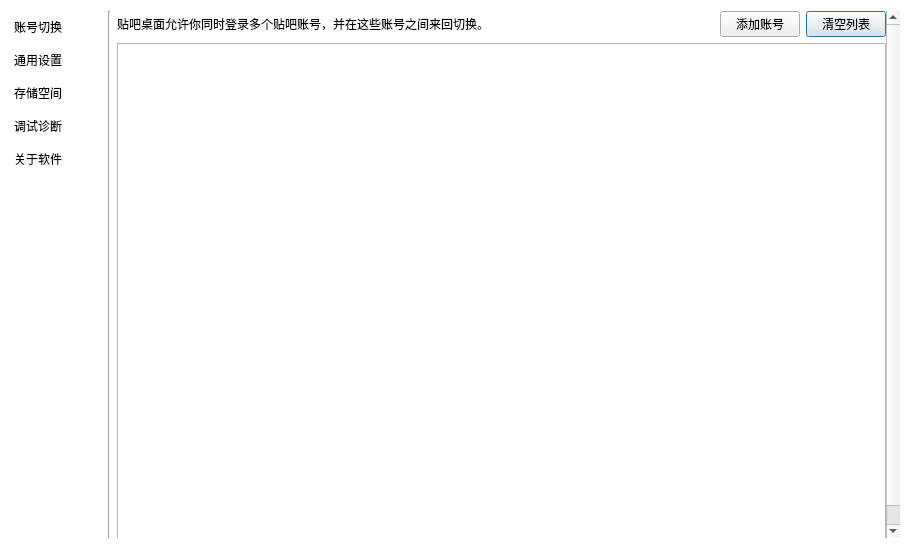
<?xml version="1.0" encoding="UTF-8"?>
<ui version="4.0">
 <class>Dialog</class>
 <widget class="QDialog" name="Dialog">
  <property name="geometry">
   <rect>
    <x>0</x>
    <y>0</y>
    <width>911</width>
    <height>549</height>
   </rect>
  </property>
  <property name="windowTitle">
   <string>设置</string>
  </property>
  <property name="styleSheet">
   <string notr="true">QWidget{font-family: &quot;微软雅黑&quot;;}
QDialog{background-color: rgb(255, 255, 255);}
</string>
  </property>
  <layout class="QGridLayout" name="gridLayout">
   <item row="0" column="0">
    <widget class="QListWidget" name="listWidget">
     <property name="maximumSize">
      <size>
       <width>91</width>
       <height>16777215</height>
      </size>
     </property>
     <property name="styleSheet">
      <string notr="true">QListWidget::item { margin-bottom: 15px; }</string>
     </property>
     <property name="frameShape">
      <enum>QFrame::NoFrame</enum>
     </property>
     <property name="currentRow">
      <number>-1</number>
     </property>
     <item>
      <property name="text">
       <string>账号切换</string>
      </property>
     </item>
     <item>
      <property name="text">
       <string>通用设置</string>
      </property>
     </item>
     <item>
      <property name="text">
       <string>存储空间</string>
      </property>
     </item>
     <item>
      <property name="text">
       <string>调试诊断</string>
      </property>
     </item>
     <item>
      <property name="text">
       <string>关于软件</string>
      </property>
     </item>
    </widget>
   </item>
   <item row="0" column="1">
    <widget class="Line" name="line">
     <property name="orientation">
      <enum>Qt::Vertical</enum>
     </property>
    </widget>
   </item>
   <item row="0" column="2">
    <widget class="QScrollArea" name="scrollArea">
     <property name="frameShape">
      <enum>QFrame::NoFrame</enum>
     </property>
     <property name="widgetResizable">
      <bool>true</bool>
     </property>
     <widget class="QWidget" name="scrollAreaWidgetContents">
      <property name="geometry">
       <rect>
        <x>0</x>
        <y>0</y>
        <width>787</width>
        <height>531</height>
       </rect>
      </property>
      <property name="styleSheet">
       <string notr="true">QWidget#scrollAreaWidgetContents{background-color: rgb(255, 255, 255);}
</string>
      </property>
      <layout class="QGridLayout" name="gridLayout_12">
       <property name="leftMargin">
        <number>0</number>
       </property>
       <property name="topMargin">
        <number>0</number>
       </property>
       <property name="rightMargin">
        <number>0</number>
       </property>
       <property name="bottomMargin">
        <number>0</number>
       </property>
       <item row="0" column="0">
        <widget class="QStackedWidget" name="stackedWidget">
         <property name="currentIndex">
          <number>0</number>
         </property>
         <widget class="QWidget" name="page">
          <layout class="QGridLayout" name="gridLayout_2" columnstretch="1,0,0,0">
           <property name="leftMargin">
            <number>0</number>
           </property>
           <property name="topMargin">
            <number>0</number>
           </property>
           <property name="rightMargin">
            <number>0</number>
           </property>
           <property name="bottomMargin">
            <number>0</number>
           </property>
           <item row="1" column="0" colspan="4">
            <widget class="QListWidget" name="listWidget_2"/>
           </item>
           <item row="0" column="3">
            <widget class="QPushButton" name="pushButton">
             <property name="text">
              <string>清空列表</string>
             </property>
            </widget>
           </item>
           <item row="0" column="0" colspan="2">
            <widget class="QLabel" name="label">
             <property name="text">
              <string>贴吧桌面允许你同时登录多个贴吧账号，并在这些账号之间来回切换。</string>
             </property>
             <property name="wordWrap">
              <bool>true</bool>
             </property>
            </widget>
           </item>
           <item row="0" column="2">
            <widget class="QPushButton" name="pushButton_2">
             <property name="text">
              <string>添加账号</string>
             </property>
            </widget>
           </item>
          </layout>
         </widget>
         <widget class="QWidget" name="page_4">
          <layout class="QGridLayout" name="gridLayout_7">
           <property name="leftMargin">
            <number>9</number>
           </property>
           <property name="topMargin">
            <number>9</number>
           </property>
           <property name="rightMargin">
            <number>9</number>
           </property>
           <property name="bottomMargin">
            <number>9</number>
           </property>
           <item row="1" column="0">
            <widget class="QGroupBox" name="">
             <property name="title">
              <string>看贴设置</string>
             </property>
             <property name="flat">
              <bool>true</bool>
             </property>
             <layout class="QGridLayout" name="gridLayout_6">
              <item row="2" column="0" colspan="2">
               <widget class="QCheckBox" name="checkBox_2">
                <property name="toolTip">
                 <string>&lt;html&gt;&lt;head/&gt;&lt;body&gt;&lt;p&gt;勾选后，在贴子详情界面和个人主页上将不会显示用户的 IP 属地信息。&lt;/p&gt;&lt;/body&gt;&lt;/html&gt;</string>
                </property>
                <property name="text">
                 <string>不显示用户的 IP 属地</string>
                </property>
               </widget>
              </item>
              <item row="5" column="0" colspan="2">
               <layout class="QHBoxLayout" name="horizontalLayout_6" stretch="0,0,0">
                <item>
                 <widget class="QLabel" name="label_14">
                  <property name="toolTip">
                   <string/>
                  </property>
                  <property name="text">
                   <string>进吧看贴默认板块：</string>
                  </property>
                 </widget>
                </item>
                <item>
                 <widget class="QComboBox" name="comboBox_2">
                  <item>
                   <property name="text">
                    <string>置顶</string>
                   </property>
                  </item>
                  <item>
                   <property name="text">
                    <string>精华</string>
                   </property>
                  </item>
                  <item>
                   <property name="text">
                    <string>最新回复</string>
                   </property>
                  </item>
                  <item>
                   <property name="text">
                    <string>最新发布</string>
                   </property>
                  </item>
                  <item>
                   <property name="text">
                    <string>热门</string>
                   </property>
                  </item>
                 </widget>
                </item>
                <item>
                 <spacer name="horizontalSpacer_5">
                  <property name="orientation">
                   <enum>Qt::Horizontal</enum>
                  </property>
                  <property name="sizeHint" stdset="0">
                   <size>
                    <width>40</width>
                    <height>20</height>
                   </size>
                  </property>
                 </spacer>
                </item>
               </layout>
              </item>
              <item row="1" column="0" colspan="2">
               <widget class="QCheckBox" name="checkBox">
                <property name="toolTip">
                 <string>&lt;html&gt;&lt;head/&gt;&lt;body&gt;&lt;p&gt;勾选后，主窗口的“推荐”板块中将不会出现视频贴子。&lt;/p&gt;&lt;/body&gt;&lt;/html&gt;</string>
                </property>
                <property name="text">
                 <string>首页不推荐视频贴</string>
                </property>
               </widget>
              </item>
              <item row="4" column="0" colspan="2">
               <layout class="QHBoxLayout" name="horizontalLayout_5" stretch="0,0,0,0,0">
                <item>
                 <widget class="QLabel" name="label_13">
                  <property name="toolTip">
                   <string/>
                  </property>
                  <property name="text">
                   <string>看贴回复默认排序：</string>
                  </property>
                 </widget>
                </item>
                <item>
                 <widget class="QComboBox" name="comboBox">
                  <item>
                   <property name="text">
                    <string>正序</string>
                   </property>
                  </item>
                  <item>
                   <property name="text">
                    <string>倒序</string>
                   </property>
                  </item>
                  <item>
                   <property name="text">
                    <string>热门排序</string>
                   </property>
                  </item>
                 </widget>
                </item>
                <item>
                 <spacer name="horizontalSpacer_6">
                  <property name="orientation">
                   <enum>Qt::Horizontal</enum>
                  </property>
                  <property name="sizeType">
                   <enum>QSizePolicy::Fixed</enum>
                  </property>
                  <property name="sizeHint" stdset="0">
                   <size>
                    <width>20</width>
                    <height>20</height>
                   </size>
                  </property>
                 </spacer>
                </item>
                <item>
                 <widget class="QCheckBox" name="checkBox_3">
                  <property name="text">
                   <string>默认启用只看楼主</string>
                  </property>
                 </widget>
                </item>
                <item>
                 <spacer name="horizontalSpacer_4">
                  <property name="orientation">
                   <enum>Qt::Horizontal</enum>
                  </property>
                  <property name="sizeHint" stdset="0">
                   <size>
                    <width>40</width>
                    <height>20</height>
                   </size>
                  </property>
                 </spacer>
                </item>
               </layout>
              </item>
              <item row="3" column="0" colspan="2">
               <layout class="QHBoxLayout" name="horizontalLayout_2" stretch="0,0,1">
                <item>
                 <widget class="QLabel" name="label_10">
                  <property name="toolTip">
                   <string>&lt;html&gt;&lt;head/&gt;&lt;body&gt;&lt;p&gt;选择看贴时文字内容中贴吧表情的大小。&lt;/p&gt;&lt;/body&gt;&lt;/html&gt;</string>
                  </property>
                  <property name="text">
                   <string>贴吧表情大小：</string>
                  </property>
                 </widget>
                </item>
                <item>
                 <widget class="QRadioButton" name="radioButton">
                  <property name="text">
                   <string>小（与文字一样大）</string>
                  </property>
                 </widget>
                </item>
                <item>
                 <widget class="QRadioButton" name="radioButton_2">
                  <property name="text">
                   <string>大（与贴吧网页版上的一样大）</string>
                  </property>
                 </widget>
                </item>
               </layout>
              </item>
             </layout>
            </widget>
           </item>
           <item row="5" column="0">
            <spacer name="verticalSpacer_3">
             <property name="orientation">
              <enum>Qt::Vertical</enum>
             </property>
             <property name="sizeHint" stdset="0">
              <size>
               <width>478</width>
               <height>221</height>
              </size>
             </property>
            </spacer>
           </item>
           <item row="2" column="0">
            <widget class="QGroupBox" name="groupBox_4">
             <property name="title">
              <string>浏览器设置</string>
             </property>
             <property name="flat">
              <bool>true</bool>
             </property>
             <layout class="QGridLayout" name="gridLayout_3">
              <property name="leftMargin">
               <number>9</number>
              </property>
              <property name="topMargin">
               <number>9</number>
              </property>
              <property name="rightMargin">
               <number>9</number>
              </property>
              <property name="bottomMargin">
               <number>9</number>
              </property>
              <item row="0" column="0">
               <layout class="QHBoxLayout" name="horizontalLayout_7" stretch="0,0,0">
                <item>
                 <widget class="QLabel" name="label_18">
                  <property name="toolTip">
                   <string>&lt;html&gt;&lt;head/&gt;&lt;body&gt;&lt;p&gt;选择在内置浏览器内打开什么链接。&lt;/p&gt;&lt;/body&gt;&lt;/html&gt;</string>
                  </property>
                  <property name="text">
                   <string>内置浏览器使用策略：</string>
                  </property>
                 </widget>
                </item>
                <item>
                 <widget class="QComboBox" name="comboBox_3">
                  <item>
                   <property name="text">
                    <string>所有链接</string>
                   </property>
                  </item>
                  <item>
                   <property name="text">
                    <string>仅贴吧链接</string>
                   </property>
                  </item>
                  <item>
                   <property name="text">
                    <string>不使用内置浏览器</string>
                   </property>
                  </item>
                 </widget>
                </item>
                <item>
                 <spacer name="horizontalSpacer_9">
                  <property name="orientation">
                   <enum>Qt::Horizontal</enum>
                  </property>
                  <property name="sizeHint" stdset="0">
                   <size>
                    <width>40</width>
                    <height>20</height>
                   </size>
                  </property>
                 </spacer>
                </item>
               </layout>
              </item>
             </layout>
            </widget>
           </item>
           <item row="0" column="0">
            <widget class="QLabel" name="label_9">
             <property name="styleSheet">
              <string notr="true">QLabel{color: rgb(255, 0, 0);}</string>
             </property>
             <property name="text">
              <string>在调整好设置后，请点击下方的“保存设置”按钮以使设置生效。</string>
             </property>
             <property name="wordWrap">
              <bool>true</bool>
             </property>
            </widget>
           </item>
           <item row="3" column="0">
            <layout class="QHBoxLayout" name="horizontalLayout_14">
             <item>
              <spacer name="horizontalSpacer_12">
               <property name="orientation">
                <enum>Qt::Horizontal</enum>
               </property>
               <property name="sizeHint" stdset="0">
                <size>
                 <width>40</width>
                 <height>20</height>
                </size>
               </property>
              </spacer>
             </item>
             <item>
              <widget class="QPushButton" name="pushButton_5">
               <property name="text">
                <string>保存设置</string>
               </property>
              </widget>
             </item>
            </layout>
           </item>
          </layout>
         </widget>
         <widget class="QWidget" name="page_2">
          <layout class="QGridLayout" name="gridLayout_18">
           <item row="0" column="0">
            <widget class="QLabel" name="label_2">
             <property name="font">
              <font>
               <family>微软雅黑</family>
               <pointsize>15</pointsize>
              </font>
             </property>
             <property name="text">
              <string>清理本地数据</string>
             </property>
            </widget>
           </item>
           <item row="0" column="1">
            <spacer name="horizontalSpacer_2">
             <property name="orientation">
              <enum>Qt::Horizontal</enum>
             </property>
             <property name="sizeHint" stdset="0">
              <size>
               <width>640</width>
               <height>20</height>
              </size>
             </property>
            </spacer>
           </item>
           <item row="1" column="0" colspan="2">
            <layout class="QHBoxLayout" name="horizontalLayout_11" stretch="0,1">
             <item>
              <widget class="QPushButton" name="pushButton_12">
               <property name="text">
                <string>开始扫描</string>
               </property>
              </widget>
             </item>
             <item>
              <widget class="QLabel" name="label_26">
               <property name="text">
                <string>点击左侧按钮以分析本地数据存储情况</string>
               </property>
              </widget>
             </item>
            </layout>
           </item>
           <item row="2" column="0" colspan="2">
            <widget class="QGroupBox" name="groupBox_3">
             <property name="title">
              <string/>
             </property>
             <layout class="QGridLayout" name="gridLayout_17">
              <item row="1" column="0">
               <widget class="Line" name="line_2">
                <property name="orientation">
                 <enum>Qt::Horizontal</enum>
                </property>
               </widget>
              </item>
              <item row="2" column="0">
               <layout class="QHBoxLayout" name="horizontalLayout">
                <item>
                 <widget class="QLabel" name="label_3">
                  <property name="text">
                   <string>已选 0 个条目，大约可清理 0 字节 空间</string>
                  </property>
                 </widget>
                </item>
                <item>
                 <spacer name="horizontalSpacer">
                  <property name="orientation">
                   <enum>Qt::Horizontal</enum>
                  </property>
                  <property name="sizeHint" stdset="0">
                   <size>
                    <width>40</width>
                    <height>20</height>
                   </size>
                  </property>
                 </spacer>
                </item>
                <item>
                 <widget class="QPushButton" name="pushButton_4">
                  <property name="text">
                   <string>清除数据</string>
                  </property>
                 </widget>
                </item>
               </layout>
              </item>
              <item row="0" column="0">
               <layout class="QGridLayout" name="gridLayout_15" columnstretch="0,1">
                <property name="horizontalSpacing">
                 <number>9</number>
                </property>
                <item row="3" column="0">
                 <widget class="QCheckBox" name="checkBox_6">
                  <property name="text">
                   <string>当前账号的 WebView Cookies 数据</string>
                  </property>
                 </widget>
                </item>
                <item row="0" column="0">
                 <widget class="QCheckBox" name="checkBox_4">
                  <property name="text">
                   <string>图像缓存</string>
                  </property>
                 </widget>
                </item>
                <item row="2" column="0">
                 <widget class="QCheckBox" name="checkBox_7">
                  <property name="text">
                   <string>当前账号的 WebView 缓存</string>
                  </property>
                 </widget>
                </item>
                <item row="4" column="1">
                 <widget class="QLabel" name="label_31">
                  <property name="styleSheet">
                   <string notr="true">QLabel{color: rgb(100,100,100);}

</string>
                  </property>
                  <property name="text">
                   <string>在未登录情况下使用的 WebView 数据</string>
                  </property>
                 </widget>
                </item>
                <item row="2" column="1">
                 <widget class="QLabel" name="label_29">
                  <property name="styleSheet">
                   <string notr="true">QLabel{color: rgb(100,100,100);}

</string>
                  </property>
                  <property name="text">
                   <string>浏览网页时产生的缓存</string>
                  </property>
                 </widget>
                </item>
                <item row="4" column="0">
                 <widget class="QCheckBox" name="checkBox_9">
                  <property name="enabled">
                   <bool>true</bool>
                  </property>
                  <property name="text">
                   <string>游客用户的 WebView 数据</string>
                  </property>
                 </widget>
                </item>
                <item row="5" column="1">
                 <widget class="QLabel" name="label_32">
                  <property name="styleSheet">
                   <string notr="true">QLabel{color: rgb(100,100,100);}

</string>
                  </property>
                  <property name="text">
                   <string>吧 ID 到吧名称的映射表</string>
                  </property>
                 </widget>
                </item>
                <item row="0" column="1">
                 <widget class="QLabel" name="label_12">
                  <property name="styleSheet">
                   <string notr="true">QLabel{color: rgb(100,100,100);}

</string>
                  </property>
                  <property name="text">
                   <string>包括缓存到本地的贴子图片、用户头像图片等</string>
                  </property>
                 </widget>
                </item>
                <item row="6" column="1">
                 <widget class="QLabel" name="label_30">
                  <property name="styleSheet">
                   <string notr="true">QLabel{color: rgb(100,100,100);}

</string>
                  </property>
                  <property name="text">
                   <string>包含设置选项、登录信息、浏览记录等，不可删除</string>
                  </property>
                 </widget>
                </item>
                <item row="3" column="1">
                 <widget class="QLabel" name="label_28">
                  <property name="styleSheet">
                   <string notr="true">QLabel{color: rgb(100,100,100);}

</string>
                  </property>
                  <property name="text">
                   <string>在浏览器内产生的登录信息</string>
                  </property>
                 </widget>
                </item>
                <item row="1" column="1">
                 <widget class="QLabel" name="label_27">
                  <property name="styleSheet">
                   <string notr="true">QLabel{color: rgb(100,100,100);}

</string>
                  </property>
                  <property name="text">
                   <string>可用于诊断程序问题</string>
                  </property>
                 </widget>
                </item>
                <item row="1" column="0">
                 <widget class="QCheckBox" name="checkBox_5">
                  <property name="text">
                   <string>日志文件</string>
                  </property>
                 </widget>
                </item>
                <item row="5" column="0">
                 <widget class="QCheckBox" name="checkBox_10">
                  <property name="enabled">
                   <bool>true</bool>
                  </property>
                  <property name="text">
                   <string>吧信息缓存</string>
                  </property>
                 </widget>
                </item>
                <item row="6" column="0">
                 <widget class="QCheckBox" name="checkBox_8">
                  <property name="enabled">
                   <bool>false</bool>
                  </property>
                  <property name="text">
                   <string>主要配置文件</string>
                  </property>
                 </widget>
                </item>
                <item row="7" column="0">
                 <widget class="QCheckBox" name="checkBox_11">
                  <property name="enabled">
                   <bool>false</bool>
                  </property>
                  <property name="text">
                   <string>所有用户的 WebView 数据</string>
                  </property>
                 </widget>
                </item>
                <item row="7" column="1">
                 <widget class="QLabel" name="label_33">
                  <property name="styleSheet">
                   <string notr="true">QLabel{color: rgb(100,100,100);}

</string>
                  </property>
                  <property name="text">
                   <string>需切换到对应账号进行清理操作，或退出对应账号即可清理 WebView 数据</string>
                  </property>
                 </widget>
                </item>
               </layout>
              </item>
             </layout>
            </widget>
           </item>
           <item row="3" column="0" colspan="2">
            <spacer name="verticalSpacer">
             <property name="orientation">
              <enum>Qt::Vertical</enum>
             </property>
             <property name="sizeHint" stdset="0">
              <size>
               <width>20</width>
               <height>40</height>
              </size>
             </property>
            </spacer>
           </item>
          </layout>
         </widget>
         <widget class="QWidget" name="page_6">
          <layout class="QGridLayout" name="gridLayout_14">
           <item row="0" column="0">
            <widget class="QGroupBox" name="groupBox_2">
             <property name="title">
              <string>日志查看</string>
             </property>
             <property name="flat">
              <bool>true</bool>
             </property>
             <layout class="QGridLayout" name="gridLayout_13">
              <item row="0" column="0">
               <widget class="QLabel" name="label_24">
                <property name="text">
                 <string>可以在日志文件夹中查看日志文件。如需清理日志文件，请转到“存储空间”页面。</string>
                </property>
               </widget>
              </item>
              <item row="1" column="0">
               <layout class="QHBoxLayout" name="horizontalLayout_10">
                <item>
                 <widget class="QPushButton" name="pushButton_3">
                  <property name="text">
                   <string>打开日志文件夹</string>
                  </property>
                 </widget>
                </item>
                <item>
                 <spacer name="horizontalSpacer_11">
                  <property name="orientation">
                   <enum>Qt::Horizontal</enum>
                  </property>
                  <property name="sizeHint" stdset="0">
                   <size>
                    <width>40</width>
                    <height>20</height>
                   </size>
                  </property>
                 </spacer>
                </item>
               </layout>
              </item>
             </layout>
            </widget>
           </item>
           <item row="1" column="0">
            <widget class="QGroupBox" name="groupBox">
             <property name="title">
              <string>诊断信息</string>
             </property>
             <property name="flat">
              <bool>true</bool>
             </property>
             <layout class="QGridLayout" name="gridLayout_11">
              <item row="2" column="0">
               <widget class="QLabel" name="label_20">
                <property name="text">
                 <string>操作系统版本：</string>
                </property>
                <property name="textInteractionFlags">
                 <set>Qt::TextBrowserInteraction</set>
                </property>
               </widget>
              </item>
              <item row="1" column="0">
               <widget class="QLabel" name="label_16">
                <property name="text">
                 <string>当前系统时间：</string>
                </property>
                <property name="textInteractionFlags">
                 <set>Qt::TextBrowserInteraction</set>
                </property>
               </widget>
              </item>
              <item row="3" column="0">
               <widget class="QLabel" name="label_21">
                <property name="text">
                 <string>内部版本信息：</string>
                </property>
                <property name="textInteractionFlags">
                 <set>Qt::TextBrowserInteraction</set>
                </property>
               </widget>
              </item>
              <item row="4" column="0">
               <layout class="QHBoxLayout" name="horizontalLayout_3" stretch="0,0,1">
                <property name="bottomMargin">
                 <number>0</number>
                </property>
                <item>
                 <widget class="QLabel" name="label_22">
                  <property name="text">
                   <string>用户数据目录：</string>
                  </property>
                  <property name="textInteractionFlags">
                   <set>Qt::TextBrowserInteraction</set>
                  </property>
                 </widget>
                </item>
                <item>
                 <widget class="QPushButton" name="pushButton_10">
                  <property name="text">
                   <string>打开目录</string>
                  </property>
                 </widget>
                </item>
                <item>
                 <spacer name="horizontalSpacer_7">
                  <property name="orientation">
                   <enum>Qt::Horizontal</enum>
                  </property>
                  <property name="sizeHint" stdset="0">
                   <size>
                    <width>40</width>
                    <height>20</height>
                   </size>
                  </property>
                 </spacer>
                </item>
               </layout>
              </item>
              <item row="6" column="0">
               <layout class="QHBoxLayout" name="horizontalLayout_9" stretch="0,0,1">
                <property name="bottomMargin">
                 <number>0</number>
                </property>
                <item>
                 <widget class="QLabel" name="label_23">
                  <property name="text">
                   <string>Qt 版本：</string>
                  </property>
                  <property name="textInteractionFlags">
                   <set>Qt::TextBrowserInteraction</set>
                  </property>
                 </widget>
                </item>
                <item>
                 <widget class="QPushButton" name="pushButton_11">
                  <property name="text">
                   <string>关于 Qt...</string>
                  </property>
                 </widget>
                </item>
                <item>
                 <spacer name="horizontalSpacer_8">
                  <property name="orientation">
                   <enum>Qt::Horizontal</enum>
                  </property>
                  <property name="sizeHint" stdset="0">
                   <size>
                    <width>40</width>
                    <height>20</height>
                   </size>
                  </property>
                 </spacer>
                </item>
               </layout>
              </item>
              <item row="0" column="0">
               <widget class="QLabel" name="label_25">
                <property name="text">
                 <string>如果使用本程序时遇到了问题，也请把这些诊断信息一并提供给开发者。</string>
                </property>
               </widget>
              </item>
             </layout>
            </widget>
           </item>
           <item row="2" column="0">
            <spacer name="verticalSpacer_5">
             <property name="orientation">
              <enum>Qt::Vertical</enum>
             </property>
             <property name="sizeHint" stdset="0">
              <size>
               <width>548</width>
               <height>168</height>
              </size>
             </property>
            </spacer>
           </item>
          </layout>
         </widget>
         <widget class="QWidget" name="page_3">
          <layout class="QGridLayout" name="gridLayout_5">
           <item row="0" column="0">
            <layout class="QGridLayout" name="gridLayout_4" columnstretch="0,1">
             <item row="0" column="1">
              <widget class="QLabel" name="label_7">
               <property name="font">
                <font>
                 <family>微软雅黑</family>
                 <pointsize>14</pointsize>
                </font>
               </property>
               <property name="text">
                <string>贴吧桌面</string>
               </property>
              </widget>
             </item>
             <item row="1" column="1">
              <widget class="QLabel" name="label_8">
               <property name="font">
                <font>
                 <family>微软雅黑</family>
                 <pointsize>10</pointsize>
                </font>
               </property>
               <property name="text">
                <string>版本 version</string>
               </property>
              </widget>
             </item>
             <item row="0" column="0" rowspan="2">
              <widget class="QLabel" name="label_6">
               <property name="text">
                <string>icon</string>
               </property>
               <property name="alignment">
                <set>Qt::AlignCenter</set>
               </property>
              </widget>
             </item>
            </layout>
           </item>
           <item row="2" column="0">
            <spacer name="verticalSpacer_2">
             <property name="orientation">
              <enum>Qt::Vertical</enum>
             </property>
             <property name="sizeHint" stdset="0">
              <size>
               <width>20</width>
               <height>40</height>
              </size>
             </property>
            </spacer>
           </item>
           <item row="1" column="0">
            <layout class="QGridLayout" name="gridLayout_8">
             <property name="leftMargin">
              <number>0</number>
             </property>
             <property name="topMargin">
              <number>0</number>
             </property>
             <item row="0" column="0">
              <widget class="QLabel" name="label_15">
               <property name="text">
                <string>&lt;html&gt;&lt;head/&gt;&lt;body&gt;&lt;p&gt;贴吧桌面是一个非官方的、开源的百度贴吧电脑客户端。&lt;a href=&quot;https://github.com/clb-128258/TiebaDesktop&quot;&gt;&lt;span style=&quot; text-decoration: underline; color:#0000ff;&quot;&gt;访问 Github 仓库&lt;/span&gt;&lt;/a&gt;&lt;/p&gt;&lt;/body&gt;&lt;/html&gt;</string>
               </property>
               <property name="wordWrap">
                <bool>true</bool>
               </property>
               <property name="openExternalLinks">
                <bool>true</bool>
               </property>
              </widget>
             </item>
            </layout>
           </item>
          </layout>
         </widget>
        </widget>
       </item>
      </layout>
     </widget>
    </widget>
   </item>
  </layout>
 </widget>
 <resources/>
 <connections/>
</ui>
